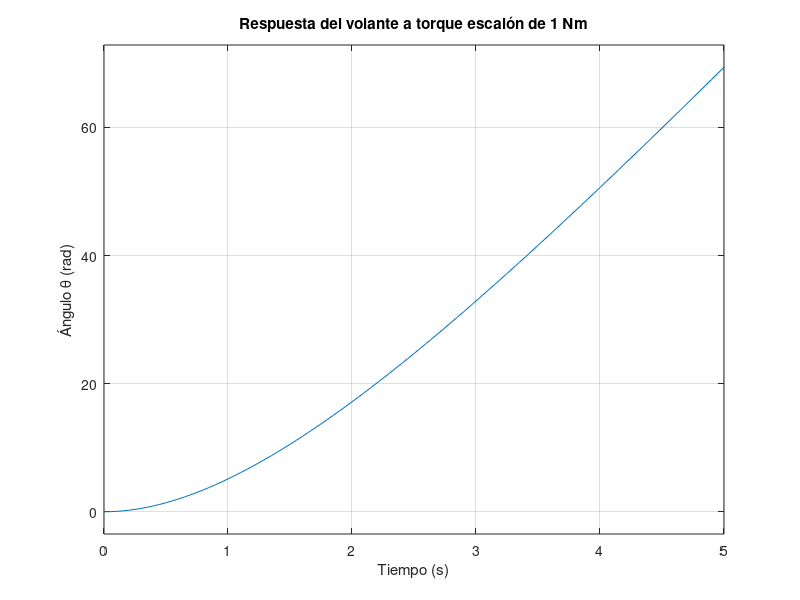

MATLAB code to generate this figure:
%% ================================================
%  PROYECTO: MPC VOLANTE HÁPTICO
%  Paso 2: Modelo del sistema en espacio de estados
%% ================================================
clear; clc;

%% --- PARÁMETROS FÍSICOS (estimados) ---
J = 0.08;       % Inercia rotacional total    [kg·m²]
b = 0.05;       % Fricción viscosa total      [N·m·s/rad]

% Cuando tengas el volante real, reemplaza estos valores
% con los identificados experimentalmente

%% --- ESPACIO DE ESTADOS CONTINUO ---
% Estado:   x = [theta; theta_punto]
% Entrada:  u = tau (torque del motor)
% Salida:   y = theta (ángulo medido por encoder)

A = [0,      1;
     0,   -b/J];

B = [0;
     1/J];

C = [1, 0];
D = 0;

sys_c = ss(A, B, C, D, ...
    'StateName',  {'Angulo (rad)', 'Velocidad (rad/s)'}, ...
    'InputName',  {'Torque (Nm)'}, ...
    'OutputName', {'Angulo (rad)'});

disp('=== MODELO CONTINUO (ESPACIO DE ESTADOS) ===')
sys_c

%% --- FUNCIÓN DE TRANSFERENCIA CONTINUA ---
% Partiendo de la ecuación dinámica del volante:
%
%     J*theta_2punto + b*theta_punto = tau
%
% Aplicando Laplace (condiciones iniciales nulas):
%
%     J*s^2*Theta(s) + b*s*Theta(s) = Tau(s)
%
% Función de transferencia Theta(s)/Tau(s):
%
%     G(s) = 1 / (J*s^2 + b*s)

fprintf('\n')
disp('=== DERIVACIÓN DE LA FUNCIÓN DE TRANSFERENCIA ===')
fprintf('Ecuación dinámica del volante:\n')
fprintf('    J*theta_2punto(t) + b*theta_punto(t) = tau(t)\n\n')
fprintf('Con J = %.4f kg·m^2 y b = %.4f N·m·s/rad:\n\n', J, b)
fprintf('Aplicando la Transformada de Laplace (C.I. = 0):\n')
fprintf('    (%.4f*s^2 + %.4f*s) * Theta(s) = Tau(s)\n\n', J, b)
fprintf('Función de transferencia G(s) = Theta(s) / Tau(s):\n\n')
fprintf('              1\n')
fprintf('    G(s) = -------------\n')
fprintf('           J*s^2 + b*s\n\n')
fprintf('Sustituyendo valores numéricos:\n\n')
fprintf('              1\n')
fprintf('    G(s) = -----------------\n')
fprintf('           %.4f*s^2 + %.4f*s\n\n', J, b)

% Numerador y denominador de la FT (a partir de J y b)
num = 1;
den = [J, b, 0];

sys_tf = tf(num, den, ...
    'InputName',  'Torque (Nm)', ...
    'OutputName', 'Angulo (rad)');

disp('=== MODELO CONTINUO (FUNCIÓN DE TRANSFERENCIA) ===')
sys_tf

% También obtenida directamente a partir del modelo en espacio de estados
% (debe coincidir con sys_tf, es solo una verificación cruzada)
sys_tf_check = tf(sys_c);
disp('=== VERIFICACIÓN: FT obtenida desde ss(sys_c) ===')
sys_tf_check

% --- Información detallada de la FT (polos, ceros, ganancia, DC gain) ---
[zeros_tf, poles_tf, k_tf] = zpkdata(sys_tf, 'v');

fprintf('\n')
disp('=== CARACTERÍSTICAS DE LA FUNCIÓN DE TRANSFERENCIA ===')
fprintf('Numerador:            [%s]\n', num2str(num))
fprintf('Denominador:          [%s]\n', num2str(den))
fprintf('Ganancia (k):         %.6f\n', k_tf)
if isempty(zeros_tf)
    fprintf('Ceros:                Ninguno\n')
else
    fprintf('Ceros:                %s\n', num2str(zeros_tf.'))
end
fprintf('Polos:                %s\n', num2str(poles_tf.'))
fprintf('Orden del sistema:    %d\n', length(poles_tf))
fprintf('Ganancia DC:          %.6f  (infinita si hay polo en s=0 -> tipo integrador)\n', dcgain(sys_tf))
fprintf('\n')
fprintf('Interpretación de los polos:\n')
fprintf('  - Polo en s = 0        -> integrador puro (el ángulo integra la velocidad)\n')
fprintf('  - Polo en s = -b/J = %.4f rad/s -> dinámica de primer orden en velocidad\n', -b/J)
fprintf('  - Constante de tiempo asociada: tau = J/b = %.4f s\n', J/b)

%% --- DISCRETIZACIÓN ---
Ts = 0.05;
sys_d = c2d(sys_c, Ts, 'zoh');

disp('=== MODELO DISCRETO (Ts = 0.05s) — ESPACIO DE ESTADOS ===')
sys_d

%% --- FUNCIÓN DE TRANSFERENCIA DISCRETA ---
sys_tf_d = c2d(sys_tf, Ts, 'zoh');

disp('=== MODELO DISCRETO — FUNCIÓN DE TRANSFERENCIA ===')
sys_tf_d

[zeros_tf_d, poles_tf_d, k_tf_d] = zpkdata(sys_tf_d, 'v');

fprintf('\n')
disp('=== CARACTERÍSTICAS DE LA FUNCIÓN DE TRANSFERENCIA DISCRETA ===')
fprintf('Periodo de muestreo (Ts): %.4f s\n', Ts)
fprintf('Ganancia (k):              %.6f\n', k_tf_d)
if isempty(zeros_tf_d)
    fprintf('Ceros:                     Ninguno\n')
else
    fprintf('Ceros:                     %s\n', num2str(zeros_tf_d.'))
end
fprintf('Polos:                     %s\n', num2str(poles_tf_d.'))
fprintf('\n')
fprintf('Interpretación de los polos discretos:\n')
fprintf('  - Polo en z = 1                 -> integrador puro discreto (arrastrado del polo continuo en s=0)\n')
fprintf('  - Polo en z = exp(-b/J * Ts) = %.6f -> dinámica de velocidad discretizada (ZOH)\n', exp(-b/J*Ts))

%% --- VERIFICACIÓN: Respuesta al escalón ---
figure;
step(sys_c, 5);
title('Respuesta del volante a torque escalón de 1 Nm');
xlabel('Tiempo (s)');
ylabel('Ángulo \theta (rad)');
grid on;
